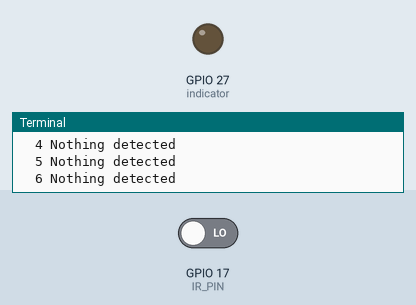
The program below on a simulated Raspberry Pi (BCM pin numbers). Shown: output pins drawn as LEDs (lit = HIGH), the last lines printed to the terminal. Inputs (shaded band) come from the test bench; at power-on: GPIO 17 (IR_PIN) LOW.

Above: at 1.2 s.
1.3 s: GPIO 17 (IR_PIN) driven HIGH
At 2.6 s:
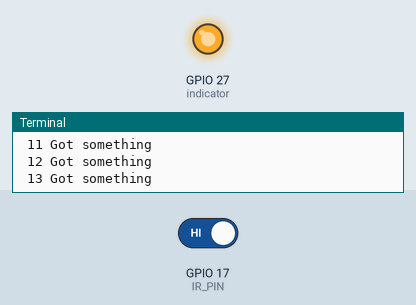
2.9 s: GPIO 17 (IR_PIN) driven LOW
At 4.1 s:
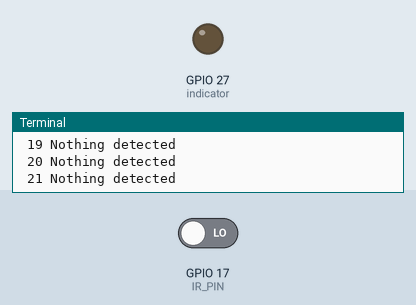
Timing chart, 0 to 5.9 s (numbered marks = the images above; inputs shaded):
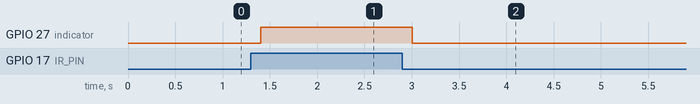

Measured:
- after the input at 1.3 s, GPIO 27 (indicator): LOW → HIGH after 0.10 s
- after the input at 2.9 s, GPIO 27 (indicator): HIGH → LOW after 0.10 s

The program:

ir_obstacle.py
```python
from gpiozero import LED
from signal import pause
import RPi.GPIO as GPIO
import time

GPIO.setmode(GPIO.BCM)

LED_PIN = 27
IR_PIN = 17

indicator = LED(LED_PIN)
GPIO.setup(IR_PIN, GPIO.IN)

count = 1

while True:
  got_something = GPIO.input(IR_PIN)
  if got_something:
    indicator.on()
    print("{:>3} Got something".format(count))
  else:
    indicator.off()
    print("{:>3} Nothing detected".format(count))
  count += 1
  time.sleep(0.2)
```
